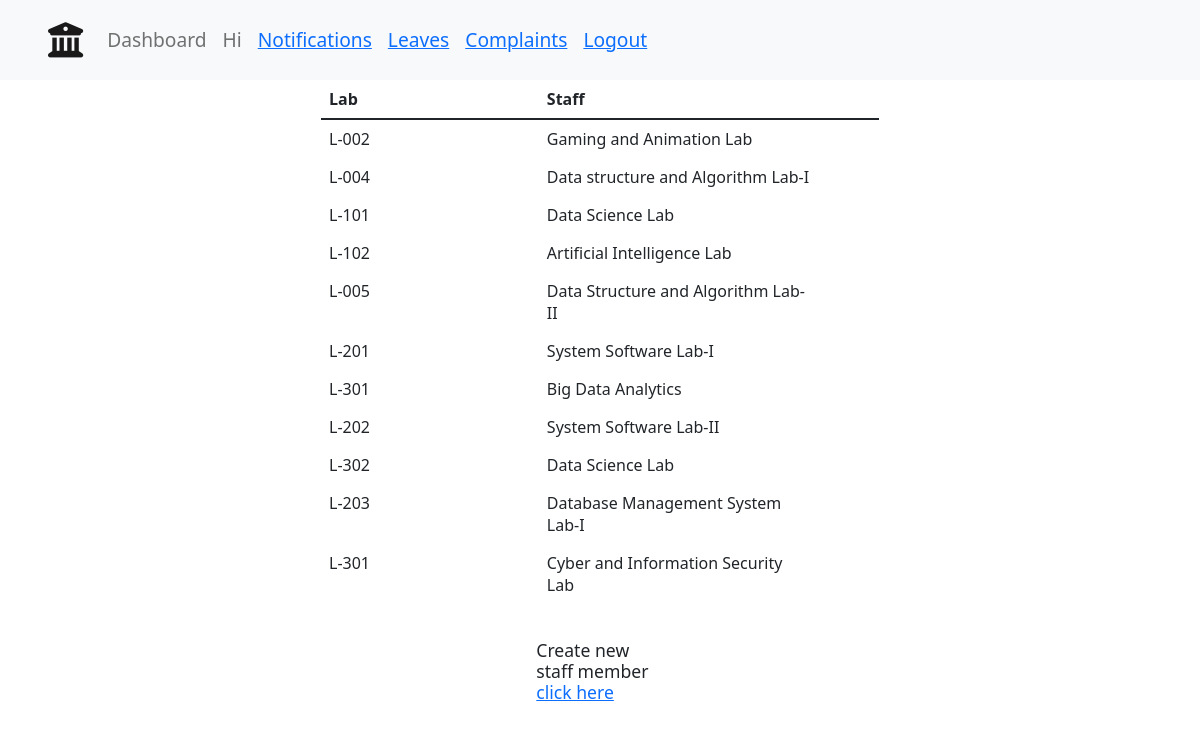
The app's page /admin-dashboard/labs-list/ (signed in) with its own data.
### main/models.py (models this page shows, shortened)
class Lab(models.Model):
    lab = models.CharField(max_length=20, blank=False)
    name = models.CharField(max_length=255, blank=True)
    floor = models.CharField(max_length=10,blank=False, null=False)
    staff = models.ForeignKey("Staff", on_delete=SET_NULL, null=True, blank=True)

### main/views.py (the view)
# urls.py: path('admin-dashboard/labs-list/', views.adminLabs, name='adminLabs'),
def adminLabs(request):
	if request.user.is_staff:
		labs=Lab.objects.all()
		return render(request, "admin/adminLabs.html", {"labs": labs})
	else:
		return render(request, "pagenotfound.html")

### templates/admin/adminLabs.html
{% extends 'base.html' %}
{% load static %}
{% block body %}
{% include 'navbar.html' with staff=staff%}
<div class="container">
<div class="labs-table">
    <table class="table">
        <thead>
          <tr>
            <th scope="col">Lab</th>
            <th scope="col" style="width: 50%;">Staff</th>
          </tr>
        </thead>
        <tbody>
            {% for lab in labs %}
          <tr>
            <td>{{lab.lab}}</td>
            <td>{{lab.name}}</td>
            <td>{{lab.staff.name}}</td>
          </tr>
          {% endfor %}
        </tbody>
      </table>
    <div class="new-user-form">
        <h6>Create new staff member <a href="#">click here</a></h6>
    </div>
    </div>
</div>
{% endblock body %}

### static/styles/base.css (style rules this page uses)
.lab-computers table th, table td, table tbody { border-top: none; border-bottom: none; }
.new-user-form { width: 30%; margin: 0 auto; padding: 20px; }
.new-user-form h6 { font-size: 1.1rem; }
.labs-table { width: 50%; margin: 0 auto; }

### records on screen
Lab: lab "L-002", name "Gaming and Animation Lab"
Lab: lab "L-004", name "Data structure and Algorithm Lab-I"
Lab: lab "L-101", name "Data Science Lab"
Lab: lab "L-102", name "Artificial Intelligence Lab"
Lab: lab "L-005", name "Data Structure and Algorithm Lab-II"
Lab: lab "L-201", name "System Software Lab-I"
Lab: lab "L-301", name "Big Data Analytics"
Lab: lab "L-202", name "System Software Lab-II"
Lab: lab "L-302", name "Data Science Lab"
Lab: lab "L-203", name "Database Management System Lab-I"
Lab: lab "L-301", name "Cyber and Information Security Lab"
